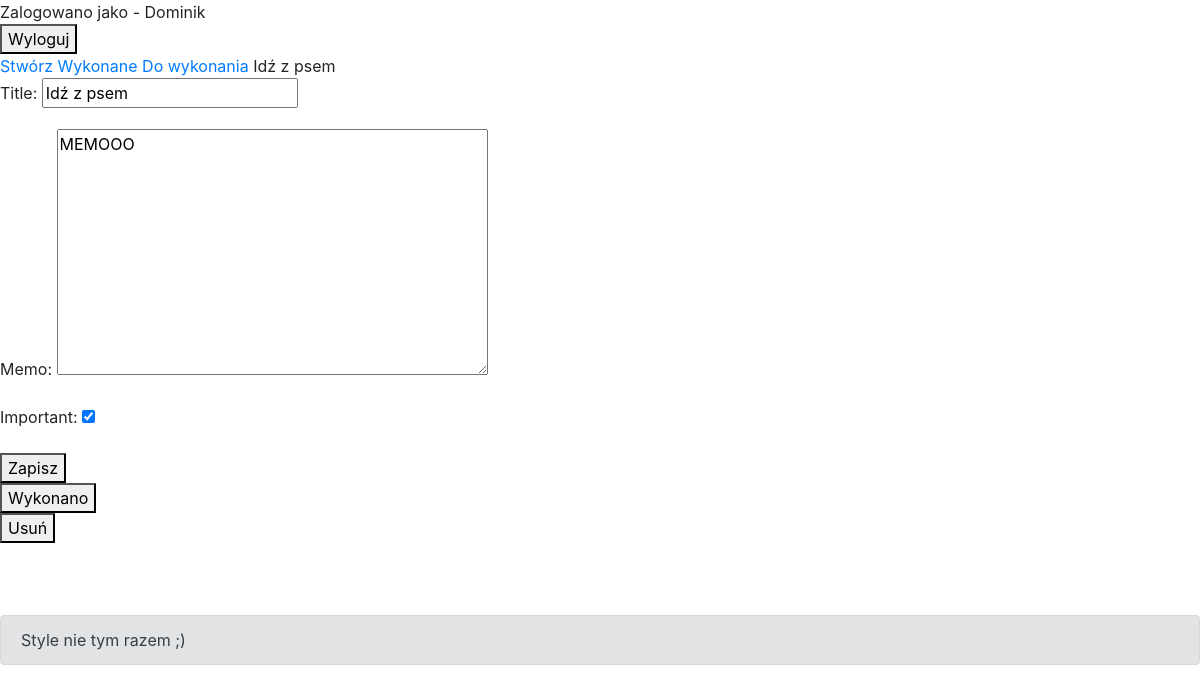
Page /todo/2 (signed in) on the committed database.
### todo/models.py (models this page shows, shortened)
class Todo(models.Model):
    title = models.CharField(max_length=128)
    memo = models.TextField(blank=True)
    created = models.DateTimeField(auto_now_add=True)
    datecompleted = models.DateTimeField(null=True, blank=True)
    important = models.BooleanField(default=False)
    user = models.ForeignKey(User, on_delete=models.CASCADE)

### todo/views.py (the view, shortened to what this page needs)
# urls.py: path('todo/<int:todo_pk>', views.viewtodo, name='viewtodo'),
@login_required
def viewtodo(request, todo_pk):
    todo = get_object_or_404(Todo, pk=todo_pk, user=request.user)
    if request.method == 'GET':
        form = TodoForm(instance=todo)
        tododone = todo.datecompleted
        context = {
            'todo': todo,
            'form': form,
            'tododone': tododone,
        }
        return render(request, 'todo/viewtodo.html', context)

### todo/templates/todo/viewtodo.html (shortened to what this page needs)
{% extends 'todo/base.html' %}
{% block content %}
    {{ todo.title }}
    <form method="POST">
        {{ form.as_p }}
        <button type="submit">Zapisz</button>
    </form>
    {% if tododone %}
        <form method="POST" action="{% url 'returntodo' todo.id %}">
            {% csrf_token %}
            <button type="submit">Cofnij</button>
        </form>
    {% else %}
        <form method="POST" action="{% url 'completetodo' todo.id %}">
            <button type="submit">Wykonano</button>
        </form>
    {% endif %}
    <form method="POST" action="{% url 'deletetodo' todo.id %}">
        <button type="submit">Usuń</button>
    </form>
{% endblock %}

### todo/templates/todo/base.html (shortened to what this page needs)
<!doctype html>
<html lang="en">
    <head>
        <link rel="stylesheet" href="https://stackpath.bootstrapcdn.com/bootstrap/4.5.2/css/bootstrap.min.css">
    </head>
    <body>
        {% if user.is_authenticated %}
            Zalogowano jako - {{ user.username }}
            <form action="{% url 'logoutuser' %}" method="POST">
                <button type="submit">Wyloguj</button>
            </form>
            <a href="{% url 'createtodos' %}">Stwórz</a>
            <a href="{% url 'completedtodos' %}">Wykonane</a>
            <a href="{% url 'currenttodos' %}">Do wykonania</a>
        {% endif %}
        {% block content %}{% endblock %}
        <br><br><br>
        <div class="alert alert-secondary" role="alert">
            Style nie tym razem ;)
        </div>
    </body>
</html>

### rows in the picture
Todo: title "Idź z psem", memo "MEMOOO", important "☑"

### other values in the picture
{{ user.username }} "Dominik"
